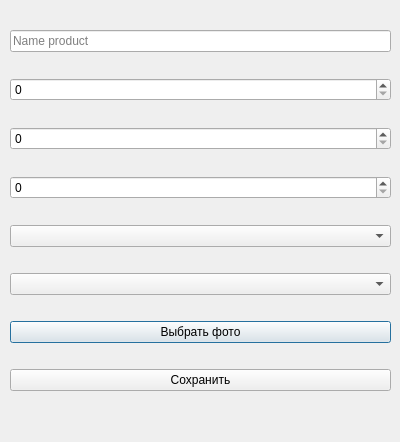
<?xml version="1.0" encoding="UTF-8"?>
<ui version="4.0">
 <class>Dialog</class>
 <widget class="QDialog" name="Dialog">
  <property name="geometry">
   <rect>
    <x>0</x>
    <y>0</y>
    <width>400</width>
    <height>442</height>
   </rect>
  </property>
  <property name="windowTitle">
   <string>Dialog</string>
  </property>
  <widget class="QWidget" name="layoutWidget">
   <property name="geometry">
    <rect>
     <x>10</x>
     <y>10</y>
     <width>381</width>
     <height>401</height>
    </rect>
   </property>
   <layout class="QVBoxLayout" name="verticalLayout">
    <item>
     <widget class="QLineEdit" name="l_name">
      <property name="placeholderText">
       <string>Name product</string>
      </property>
     </widget>
    </item>
    <item>
     <widget class="QSpinBox" name="price">
      <property name="maximum">
       <number>999999</number>
      </property>
     </widget>
    </item>
    <item>
     <widget class="QSpinBox" name="stock">
      <property name="maximum">
       <number>99999</number>
      </property>
     </widget>
    </item>
    <item>
     <widget class="QSpinBox" name="discount">
      <property name="maximum">
       <number>99999</number>
      </property>
     </widget>
    </item>
    <item>
     <widget class="QComboBox" name="categ"/>
    </item>
    <item>
     <widget class="QComboBox" name="supplier"/>
    </item>
    <item>
     <widget class="QPushButton" name="btn_img">
      <property name="text">
       <string>Выбрать фото</string>
      </property>
     </widget>
    </item>
    <item>
     <widget class="QPushButton" name="btn_ok">
      <property name="text">
       <string>Сохранить</string>
      </property>
     </widget>
    </item>
   </layout>
  </widget>
 </widget>
 <resources/>
 <connections/>
</ui>
